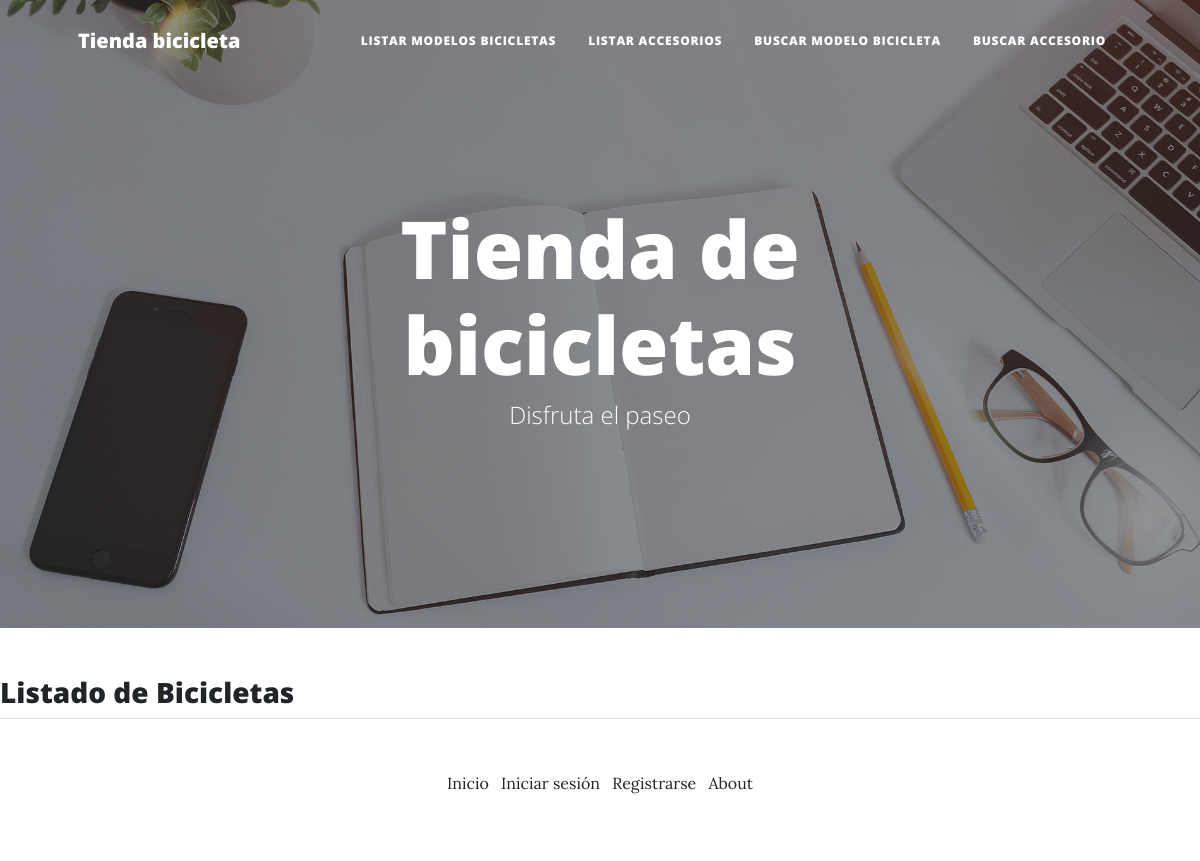
/stock/listar_modelos_de_bicicletas/, run on an earlier commit of the app's database.
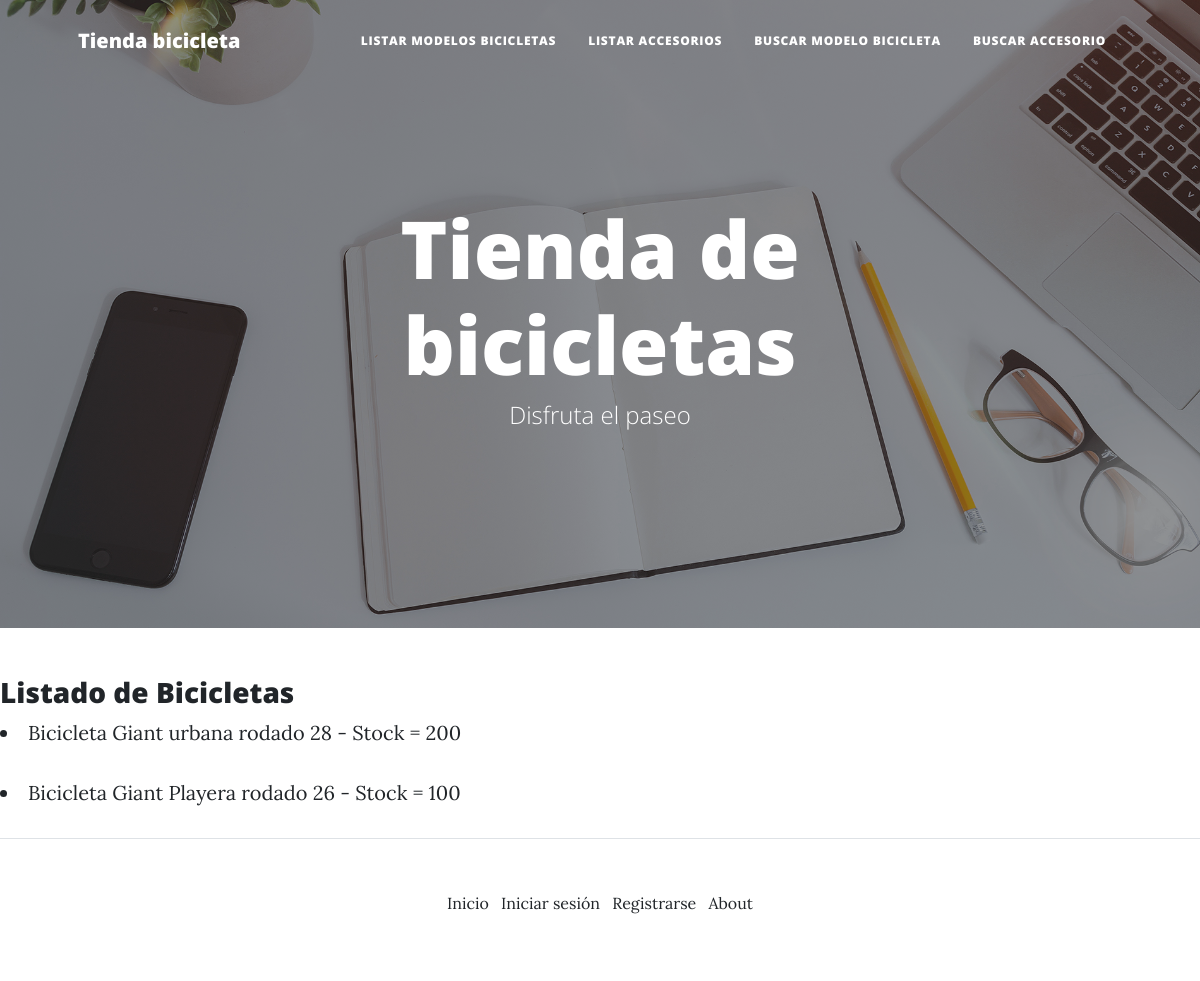
And on a later commit of the database.
### appStock/models.py (models this page shows, shortened)
class ModeloBicicleta(models.Model):
    marca = models.CharField(max_length=20)
    tipo = models.CharField(max_length=30)
    rodado = models.IntegerField()
    stock = models.IntegerField()

### appStock/views.py (the view)
# urls.py: path('listar_modelos_de_bicicletas/', listar_bicicletas, name='listar modelos de bicicletas'),
def listar_bicicletas(request):
    lista_bicis = ModeloBicicleta.objects.all()
    return render(request, 'stock/lista_bicicletas.html', {'bicicletas': lista_bicis})

### templates/Stock/lista_bicicletas.html (shortened to what this page needs)
{% extends "base.html" %}
{% load static %}
{% block contenido %}
<h3> Listado de Bicicletas </h3>
    <body>
        {% for bicicleta in bicicletas %}
        <li>Bicicleta {{bicicleta.marca}} {{bicicleta.tipo}} rodado {{bicicleta.rodado}} - Stock = {{bicicleta.stock}}</li>
        <br>
    {% endfor %}
    </body>
{% endblock %}

### templates/base.html (shortened to what this page needs)
{% load static %}
<!DOCTYPE html>
<html lang="en">
    <head>
        <link href= '{% static "css/styles.css" %}' rel="stylesheet" />
    </head>
    <body>
        <nav class="navbar navbar-expand-lg navbar-light" id="mainNav">
            <div class="container px-4 px-lg-5">
                <a class="navbar-brand" href="/inicio/">Tienda bicicleta</a>
                    <div class="collapse navbar-collapse" id="navbarResponsive">
                        <ul class="navbar-nav ms-auto py-4 py-lg-0">
                            <li class="nav-item"><a class="nav-link px-lg-3 py-3 py-lg-4" href="/stock/listar_modelos_de_bicicletas/">Listar Modelos bicicletas</a></li>
                            <li class="nav-item"><a class="nav-link px-lg-3 py-3 py-lg-4" href="/stock/listar_accesorios/">Listar Accesorios</a></li>
                            <li class="nav-item"><a class="nav-link px-lg-3 py-3 py-lg-4" href="/stock/buscar_modelo_de_bicicleta/">Buscar Modelo bicicleta</a></li>
                            <li class="nav-item"><a class="nav-link px-lg-3 py-3 py-lg-4" href="/stock/buscar_accesorio/">Buscar Accesorio</a></li>
                        </ul>
                    </div>
            </div>
        </nav>
        <header class="masthead" style="background-image: url('static/assets/img/home-bg.jpg')">
            <div class="container position-relative px-4 px-lg-5">
                <div class="row gx-4 gx-lg-5 justify-content-center">
                    <div class="col-md-10 col-lg-8 col-xl-7">
                        <div class="site-heading">
                            <h1>Tienda de bicicletas</h1>
                            <span class="subheading">Disfruta el paseo</span>
                        </div>
                    </div>
                </div>
            </div>
        </header>
        {% block contenido %}
        {% endblock %}
      <footer class="border-top">
        <div class="container px-6 px-lg-6">
            <div class="row gx-4 gx-lg-5 justify-content-center">
                <div class="col-md-10 col-lg-8 col-xl-7">
                    <ul class="list-inline text-center">
                        <FONT SIZE=3>
                        <li class="list-inline-item"><a href="/inicio/">Inicio</a></li>
                        {% if not request.user.is_authenticated %}
                            <li class="list-inline-item"><a href="/usuarios/login">Iniciar sesi&oacute;n</a></li>
                            <li class="list-inline-item"><a href="/usuarios/registro">Registrarse</a></li>
                        {% else %}
                            {% if not is_staf  %}
                                <li class="list-inline-item"><a href="/usuarios/crear_perfil">Crear perfil de usuario</a></li>
                            {% endif %}
                            <li class="list-inline-item"><a href="/usuarios/perfil">Ver perfil de usuario</a></li>
                            <li class="list-inline-item"><a href="/usuarios/logout">Cerrar sesi&oacute;n</a></li>
                        {% endif %}
                        <li class="list-inline-item"><a href="/about/">About</a></li>
                        </FONT>
                    </ul>
                </div>
            </div>
        </div>
    </footer>
</body>
</html>

What changed in the data, as far as the page shows it:
added ModeloBicicleta: marca "Giant", tipo "urbana", rodado "28", stock "200"
added ModeloBicicleta: marca "Giant", tipo "Playera", rodado "26", stock "100"
